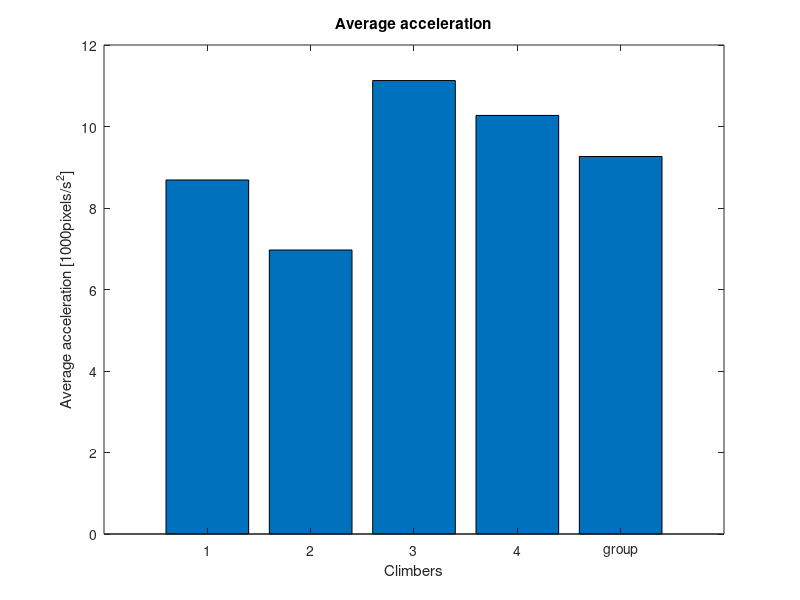
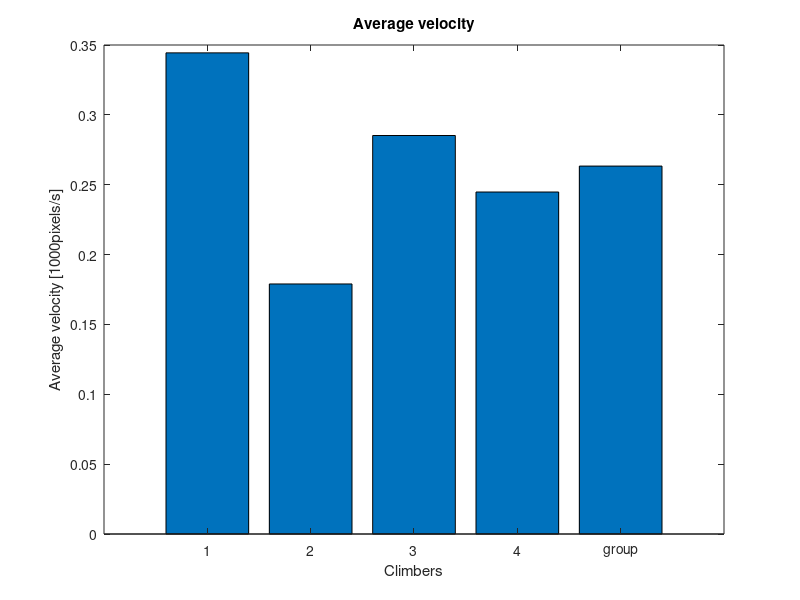
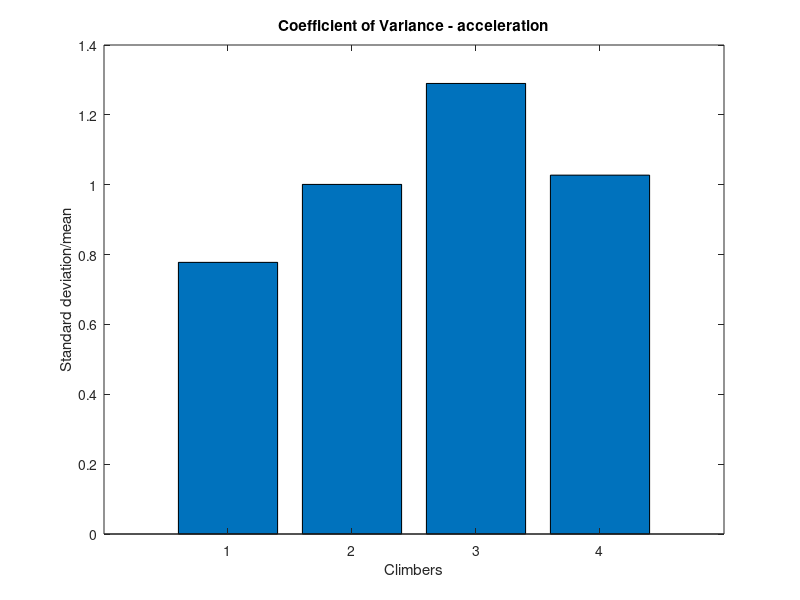
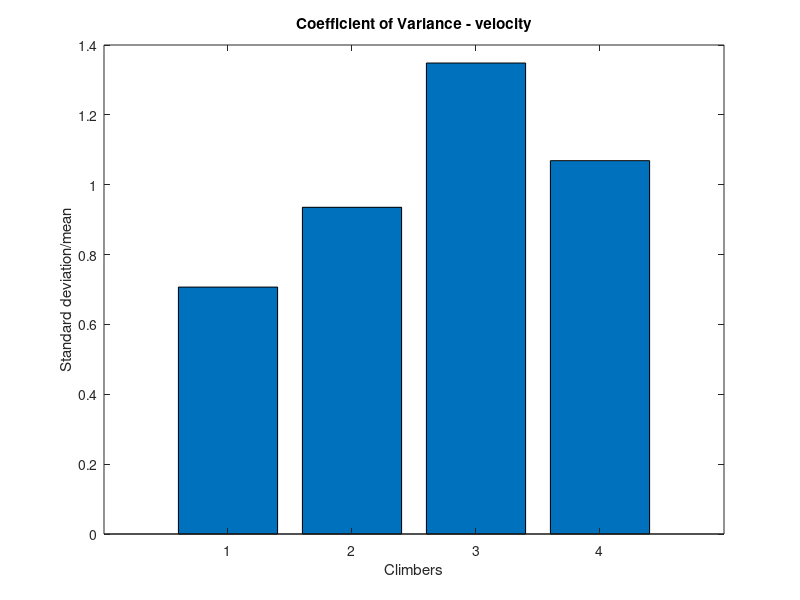

These charts were generated, in order, by the following MATLAB code:

p1_acc =8.687771191792483e+03;
p1_sd = 6.756496561809870e+03;
p1_vel = 3.443833558218680e+02;
p1_sd_vel = 2.434503618833346e+02;
p1_cov = p1_sd/p1_acc;
p1_cov_vel = p1_sd_vel/p1_vel;


p2_acc =6.969212661320472e+03;
p2_sd = 6.975377913767085e+03;
p2_vel = 1.789656709774188e+02;
p2_sd_vel = 1.673988781411599e+02;
p2_cov = p2_sd/p2_acc;
p2_cov_vel = p2_sd_vel/p2_vel;

p3_acc =1.112789562817207e+04;
p3_sd = 1.435419072303871e+04;
p3_vel = 2.852228451112401e+02;
p3_sd_vel =3.845941706690444e+02;
p3_cov = p3_sd/p3_acc;
p3_cov_vel = p3_sd_vel/p3_vel;

p4_acc = 1.027200729374447e+04;
p4_sd = 1.055381106470932e+04;
p4_vel = 2.447754461815388e+02;
p4_sd_vel = 2.616311267798075e+02;
p4_cov = p4_sd/p4_acc;
p4_cov_vel = p4_sd_vel/p4_vel;

group_acc = [p1_acc p2_acc p3_acc p4_acc]';
group_mean_acc = mean(group_acc);
group_sd = std(group_acc);

group_vel = [p1_vel p2_vel p3_vel p4_vel]';
group_mean_vel = mean(group_vel);
group_vel_sd = std(group_vel);

x=1:5;
acc_data = [p1_acc p2_acc p3_acc p4_acc group_mean_acc]'./1000;
vel_data = [p1_vel p2_vel p3_vel p4_vel group_mean_vel]'./1000;

bar(x, acc_data)
names = {'1'; '2'; '3'; '4'; 'group'};
set(gca,'xtick',[1:5],'xticklabel',names);
title('Average acceleration')
xlabel('Climbers')
ylabel('Average acceleration [1000pixels/s^2]')

figure
bar(x, vel_data)
names = {'1'; '2'; '3'; '4'; 'group'};
set(gca,'xtick',[1:5],'xticklabel',names);
title('Average velocity')
xlabel('Climbers')
ylabel('Average velocity [1000pixels/s]')


y=1:4;
cov_data = [p1_cov p2_cov p3_cov p4_cov]';
cov_data_vel = [p1_cov_vel p2_cov_vel p3_cov_vel p4_cov_vel]';

figure
bar(y, cov_data)
title('Coefficient of Variance - acceleration')
xlabel('Climbers')
ylabel('Standard deviation/mean')

figure
bar(y, cov_data_vel)
title('Coefficient of Variance - velocity')
xlabel('Climbers')
ylabel('Standard deviation/mean')

